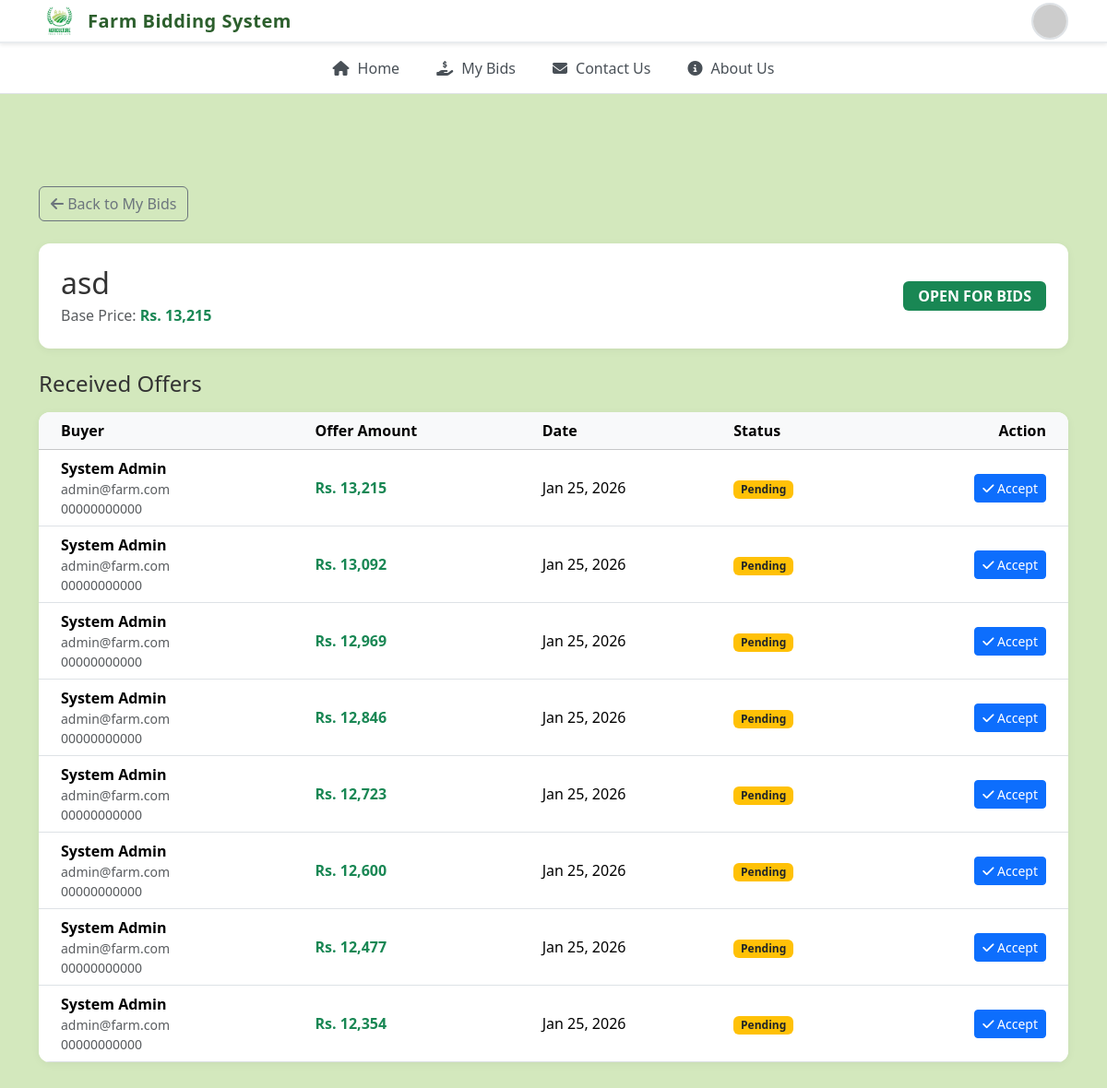
Page /php/farmer/manage_bids.php?id=22 (signed in) on the committed database.
### tables this page shows
CREATE TABLE `bids` (
  `bids_id` int(11) NOT NULL,
  `farmer_id` int(11) NOT NULL,
  `title` varchar(100) NOT NULL,
  `category` varchar(50) NOT NULL,
  `price` decimal(10,2) NOT NULL,
  `quantity` int(11) NOT NULL,
  `unit` varchar(20) NOT NULL DEFAULT 'kg',
  `image_path` varchar(255) NOT NULL,
  `created_at` timestamp NOT NULL DEFAULT current_timestamp(),
  `end_time` datetime NOT NULL,
  `year` int(4) DEFAULT NULL,
  `condition_state` varchar(50) DEFAULT 'Good',
  `hours_used` int(11) DEFAULT 0,
  `rating` decimal(2,1) DEFAULT 5.0,
  `bids_count` int(11) DEFAULT 0,
  `description` text DEFAULT NULL,
  `min_increment` decimal(10,2) DEFAULT 100.00,
  `location` varchar(100) DEFAULT NULL,
  `color` varchar(50) DEFAULT NULL,
  `size` varchar(50) DEFAULT NULL,
  `visibility` enum('public','private') DEFAULT 'public',
  `starting_bid` decimal(10,2) DEFAULT NULL,
  `status` enum('open','closed') DEFAULT 'open'
);

CREATE TABLE `bid_offers` (
  `offer_id` int(11) NOT NULL,
  `listing_id` int(11) NOT NULL,
  `buyer_id` int(11) NOT NULL,
  `bid_amount` decimal(10,2) NOT NULL,
  `status` enum('pending','accepted','rejected') DEFAULT 'pending',
  `created_at` timestamp NOT NULL DEFAULT current_timestamp()
);

CREATE TABLE `users` (
  `user_id` int(11) NOT NULL,
  `full_name` varchar(100) NOT NULL,
  `cnic` varchar(15) NOT NULL,
  `email` varchar(100) NOT NULL,
  `phone` varchar(20) NOT NULL,
  `password_hash` varchar(255) NOT NULL,
  `role` enum('admin','farmer','buyer') NOT NULL DEFAULT 'buyer',
  `status` enum('active','blocked') NOT NULL DEFAULT 'active',
  `address` text NOT NULL,
  `city` varchar(50) NOT NULL,
  `country` varchar(50) NOT NULL,
  `created_at` timestamp NOT NULL DEFAULT current_timestamp()
);

### php/farmer/manage_bids.php (the view, shortened to what this page needs)
<?php
require_once '../config/db_connect.php';
$listingId = intval($_GET['id']);
$stmt = $conn->prepare("SELECT title, price, status, farmer_id FROM bids WHERE bids_id = ?");
$stmt->bind_param("i", $listingId);
$stmt->execute();
$listing = $stmt->get_result()->fetch_assoc();
$sqlArgs = "SELECT o.*, u.full_name, u.email, u.phone
            FROM bid_offers o
            JOIN users u ON o.buyer_id = u.user_id
            WHERE o.listing_id = ?
            ORDER BY o.bid_amount DESC";
$stmtOffers = $conn->prepare($sqlArgs);
$stmtOffers->bind_param("i", $listingId);
$stmtOffers->execute();
$offers = $stmtOffers->get_result();
?>
<!DOCTYPE html>
<html lang="en">
<head>
    <link rel="stylesheet" href="https://cdnjs.cloudflare.com/ajax/libs/font-awesome/6.0.0/css/all.min.css">
    <link href="https://cdn.jsdelivr.net/npm/bootstrap@5.3.0/dist/css/bootstrap.min.css" rel="stylesheet">
    <?php include '../components/head_css.php'; ?>
</head>
<body>
    <?php include '../components/header.php'; ?>
    <div class="container" style="margin-top: 100px; margin-bottom: 50px;">
        <a href="../my_bid.php" class="btn btn-outline-secondary mb-4">
            <i class="fas fa-arrow-left"></i> Back to My Bids
        </a>
        <div class="bg-white-card p-4 mb-4">
            <div class="d-flex justify-content-between align-items-center flex-wrap gap-3">
                <div>
                    <h2 class="mb-1"><?php echo htmlspecialchars($listing['title']); ?></h2>
                    <p class="text-muted mb-0">Base Price: <strong class="text-success">Rs. <?php echo number_format($listing['price']); ?></strong></p>
                </div>
                <div>
                    <?php if ($listing['status'] == 'closed'): ?>
                        <span class="badge bg-secondary fs-6 px-3 py-2">CLOSED / SOLD</span>
                    <?php else: ?>
                        <span class="badge bg-success fs-6 px-3 py-2">OPEN FOR BIDS</span>
                    <?php endif; ?>
                </div>
            </div>
        </div>
        <h4 class="mb-3">Received Offers</h4>
        <div class="bg-white-card p-0 overflow-hidden">
            <div class="table-responsive">
                <table class="table table-hover align-middle mb-0">
                    <thead class="table-light">
                        <tr>
                            <th class="ps-4">Buyer</th>
                            <th>Offer Amount</th>
                            <th>Date</th>
                            <th>Status</th>
                            <th class="text-end pe-4">Action</th>
                        </tr>
                    </thead>
                    <tbody>
                        <?php if ($offers->num_rows > 0): ?>
                            <?php while ($offer = $offers->fetch_assoc()): ?>
                                <tr class="<?php echo ($offer['status'] == 'accepted') ? 'table-success' : ''; ?>">
                                    <td class="ps-4">
                                        <div class="fw-bold"><?php echo htmlspecialchars($offer['full_name']); ?></div>
                                        <div class="small text-muted"><?php echo htmlspecialchars($offer['email']); ?></div>
                                        <div class="small text-muted"><?php echo htmlspecialchars($offer['phone']); ?></div>
                                    </td>
                                    <td class="fw-bold text-success">
                                        Rs. <?php echo number_format($offer['bid_amount']); ?>
                                    </td>
                                    <td><?php echo date("M d, Y", strtotime($offer['created_at'])); ?></td>
                                    <td>
                                        <?php if ($offer['status'] == 'pending'): ?>
                                            <span class="badge bg-warning text-dark">Pending</span>
                                        <?php elseif ($offer['status'] == 'accepted'): ?>
                                            <span class="badge bg-success">Accepted</span>
                                        <?php else: ?>
                                            <span class="badge bg-secondary">Rejected</span>
                                        <?php endif; ?>
                                    </td>
                                    <td class="text-end pe-4">
                                        <?php if ($listing['status'] == 'open' && $offer['status'] == 'pending'): ?>
                                            <form method="POST" onsubmit="return confirm('Are you sure you want to accept this offer? This will close the listing.');">
                                                <button type="submit" class="btn btn-primary btn-sm">
                                                    <i class="fas fa-check"></i> Accept
                                                </button>
                                            </form>
                                        <?php elseif ($offer['status'] == 'accepted'): ?>
                                            <span class="text-success"><i class="fas fa-check-circle"></i> Winner</span>
                                        <?php else: ?>
                                            <span class="text-muted">-</span>
                                        <?php endif; ?>
                                    </td>
                                </tr>
                            <?php endwhile; ?>
                        <?php else: ?>
                            <tr>
                                <td colspan="5" class="text-center py-5 text-muted">No offers received yet.</td>
                            </tr>
                        <?php endif; ?>
                    </tbody>
                </table>
            </div>
        </div>
    </div>
</body>
</html>

### php/components/head_css.php (shortened to what this page needs)
<?php
$currentDir = basename(dirname($_SERVER['PHP_SELF']));
if ($currentDir == 'php') {
    $path = '../';
} elseif ($currentDir == 'admin' || $currentDir == 'api' || $currentDir == 'auth' || $currentDir == 'bids' || $currentDir == 'components'|| $currentDir == 'config'|| $currentDir == 'farmer') {
    $path = '../../';
} else {
    $path = './';
}
?>
<link rel="stylesheet" href="<?php echo $path; ?>css/bootstrap/bootstrap.min.css" />
<link rel="stylesheet" href="https://cdnjs.cloudflare.com/ajax/libs/font-awesome/6.4.0/css/all.min.css" />
<link rel="stylesheet" href="https://cdn.jsdelivr.net/npm/bootstrap-icons@1.11.1/font/bootstrap-icons.css" />
<link rel="stylesheet" href="<?php echo $path; ?>css/core/root.css" />
<link rel="stylesheet" href="<?php echo $path; ?>css/core/default.css" />
<link rel="stylesheet" href="<?php echo $path; ?>css/components/header.css" />

### php/components/header.php (shortened to what this page needs)
<?php
$isLoggedIn = isset($_SESSION['user_id']);
$userInitials = "G";
if ($isLoggedIn && isset($_SESSION['user_name'])) {
  $words = explode(" ", $_SESSION['user_name']);
  $userInitials = "";
  $count = 0;
  foreach ($words as $w) {
    if (!empty($w) && $count < 2) {
      $userInitials .= strtoupper($w[0]);
      $count++;
    }
  }
}
$currentDir = basename(dirname($_SERVER['PHP_SELF']));
$basePath = ($currentDir == 'php') ? '../' : './';
?>
<header class="header-main">
  <div class="container">
    <div class="row align-items-center">
      <div class="col-lg-9 col-md-4 col-6 navbar-brand">
        <a href="<?php echo $basePath; ?>index.php" class="d-flex align-items-center text-decoration-none" id="headerLogoLink">
          <img src="<?php echo $basePath; ?>assets/images/logo.webp" onerror="this.style.display='none'" class="header-brand-logo me-2" alt="logo" id="headerLogoImg" />
          <span class="fw-bold fs-5" style="color: var(--primary-green);">Farm Bidding System</span>
        </a>
      </div>
      <div class="col-lg-3 col-md-3 col-6 d-flex justify-content-end">
        <?php if (!$isLoggedIn): ?>
          <a href="<?php echo $basePath; ?>html/login.html" id="loginBtn" class="btn btn-outline-success">
            <i class="fas fa-sign-in-alt me-1"></i> Login
          </a>&nbsp;
          <a href="<?php echo $basePath; ?>html/signup.html" id="loginBtn" class="btn btn-outline-success">
            <i class="fas fa-sign-in-alt me-1"></i> SignUp
          </a>
        <?php else: ?>
          <div class="dropdown" id="userDropdown">
            <button class="btn p-0 border-0" data-bs-toggle="dropdown">
              <img src="https://ui-avatars.com/api/?name=<?php echo $userInitials; ?>&background=52b788&color=fff" id="userAvatar" class="header-user-avatar" alt="User" />
            </button>
          </div>
        <?php endif; ?>
      </div>
    </div>
  </div>
</header>
<nav class="navbar navbar-expand-lg header-main-nav">
  <div class="container">
    <div class="collapse navbar-collapse" id="mainNav">
      <ul class="navbar-nav mx-auto">
        <li class="nav-item header-nav-item">
          <a class="nav-link" href="<?php echo $basePath; ?>index.php" id="navHome">
            <i class="fas fa-home me-1"></i> Home
          </a>
        </li>
        <li class="nav-item header-nav-item">
          <a class="nav-link" href="<?php echo $basePath; ?>php/my_bid.php" id="navMyBids">
            <i class="fas fa-hand-holding-usd me-1"></i> My Bids
          </a>
        </li>
        <li class="nav-item header-nav-item">
          <a class="nav-link" href="<?php echo $basePath; ?>php/contact_us.php" id="navContact">
            <i class="fas fa-envelope me-1"></i> Contact Us
          </a>
        </li>
        <li class="nav-item header-nav-item">
          <a class="nav-link" href="<?php echo $basePath; ?>php/about_us.php" id="navAbout">
            <i class="fas fa-info-circle me-1"></i> About Us
          </a>
        </li>
      </ul>
    </div>
  </div>
</nav>

### css/core/root.css (style rules this page uses)
:root { --farm-primary: #2e7d32; --farm-dark: #1b5e20; --farm-accent: #f57c00; --farm-bg: #d3e8bd; --farm-text: #333333; --farm-white: #ffffff; --primary-green: #2c5f2d; --light-green: #7fc97f; --dark-green: #1a3a1b; --color-success: #2e7d32; --color-warning: #f57c00; --color-danger: #dc3545; --color-info: #7fc97f; --gray-50: #f8f9fa; --gray-100: #f8f9fa; --gray-200: #e9ecef; --gray-300: #dee2e6; --gray-400: #6c757d; --gray-500: #495057; --gray-600: #333333; --gray-700: #2d2d2d; --gray-800: #1a1a1a; --gray-900: #121212; --spacing-xs: 8px; --spacing-sm: 12px; --spacing-md: 20px; --spacing-lg: 30px; --spacing-xl: 40px; --spacing-2xl: 60px; --radius-sm: 5px; --radius-md: 8px; --radius-lg: 12px; --radius-xl: 15px; --radius-2xl: 20px; --radius-full: 50%; --shadow-xs: 0 1px 2px rgba(0, 0, 0, 0.05); --shadow-sm: 0 2px 4px rgba(0, 0, 0, 0.08); --shadow-md: 0 4px 12px rgba(0, 0, 0, 0.15); --shadow-lg: 0 8px 24px rgba(0, 0, 0, 0.15); --shadow-xl: 0 10px 40px rgba(0, 0, 0, 0.3); --transition-fast: 0.2s ease-in-out; --transition-normal: 0.3s ease-in-out; --transition-slow: 0.5s ease-in-out; --z-base: 1; --z-dropdown: 1000; --z-sticky: 1020; --z-fixed: 1030; --z-modal: 1050; --z-tooltip: 1070; --font-xs: 0.75rem; --font-sm: 0.875rem; --font-base: 1rem; --font-lg: 1.125rem; --font-xl: 1.25rem; --font-2xl: 1.5rem; --font-3xl: 2rem; }

### css/core/default.css (style rules this page uses)
* { margin: 0; padding: 0; box-sizing: border-box; }
body { font-family: 'Segoe UI', Tahoma, Geneva, Verdana, sans-serif; background-color: var(--farm-bg); color: var(--farm-text); overflow-x: hidden; margin: 0; padding: 0; transition: background var(--transition-normal), color var(--transition-normal); min-height: 100vh; }
.navbar-brand { transition: font-size var(--transition-fast); }
.navbar-brand span { color: var(--farm-primary); font-weight: 700; letter-spacing: 0.5px; }
.text-dark { color: var(--farm-dark); }
.text-muted { color: var(--gray-400); }

### css/components/header.css (style rules this page uses)
.header-main { background: white; border-bottom: 2px solid var(--gray-200); position: relative; z-index: var(--z-fixed); box-shadow: var(--shadow-sm); }
.header-brand-logo { height: 45px; width: auto; }
.header-user-avatar { width: 40px; height: 40px; border-radius: var(--radius-full); border: 2px solid var(--gray-300); cursor: pointer; transition: border-color var(--transition-normal); object-fit: cover; }
.header-main-nav { background: white; border-bottom: 1px solid var(--gray-300); padding: 0; position: relative; z-index: var(--z-sticky); }
.header-nav-item .nav-link { color: var(--gray-500); font-weight: 500; padding: 15px 20px !important; transition: all var(--transition-normal); position: relative; display: flex; align-items: center; gap: 5px; }

### php/farmer/manage_bids.php (style rules this page uses)
body { background-color: #f8f9fa; }
.bg-white-card { background: white; border-radius: 12px; box-shadow: 0 2px 10px rgba(0, 0, 0, 0.05); }

### rows in the picture
bids: title "asd", price "13,215"
bid_offers: buyer.full_name "System Admin", buyer.email "admin@farm.com", buyer.phone "00000000000", bid_amount "13,215", created_at "Jan 25, 2026", status "Pending"
bid_offers: buyer.full_name "System Admin", buyer.email "admin@farm.com", buyer.phone "00000000000", bid_amount "13,092", created_at "Jan 25, 2026", status "Pending"
bid_offers: buyer.full_name "System Admin", buyer.email "admin@farm.com", buyer.phone "00000000000", bid_amount "12,969", created_at "Jan 25, 2026", status "Pending"
bid_offers: buyer.full_name "System Admin", buyer.email "admin@farm.com", buyer.phone "00000000000", bid_amount "12,846", created_at "Jan 25, 2026", status "Pending"
bid_offers: buyer.full_name "System Admin", buyer.email "admin@farm.com", buyer.phone "00000000000", bid_amount "12,723", created_at "Jan 25, 2026", status "Pending"
bid_offers: buyer.full_name "System Admin", buyer.email "admin@farm.com", buyer.phone "00000000000", bid_amount "12,600", created_at "Jan 25, 2026", status "Pending"
bid_offers: buyer.full_name "System Admin", buyer.email "admin@farm.com", buyer.phone "00000000000", bid_amount "12,477", created_at "Jan 25, 2026", status "Pending"
bid_offers: buyer.full_name "System Admin", buyer.email "admin@farm.com", buyer.phone "00000000000", bid_amount "12,354", created_at "Jan 25, 2026", status "Pending"
